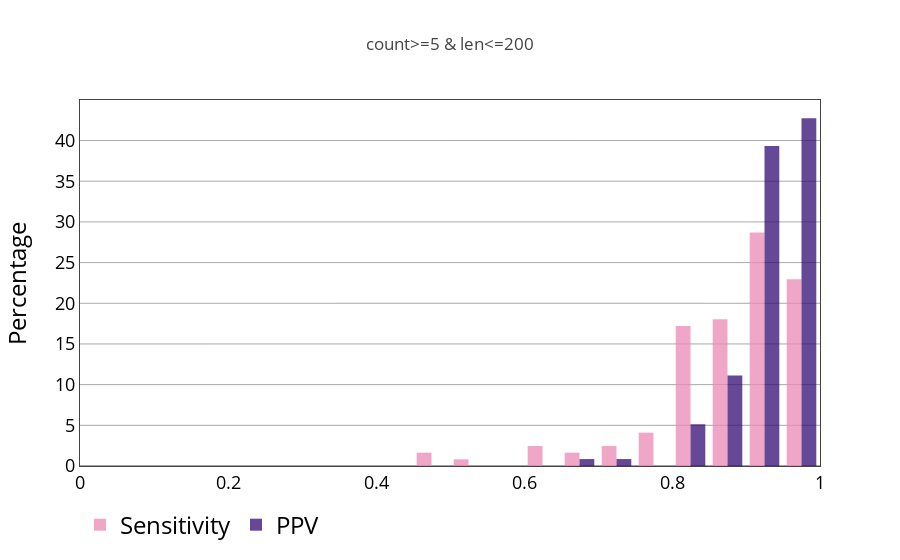

Notebook cell for this chart:
### Code cell
# fig = make_hist_2(df_metric[(df_metric['rnafold_count']>=5) & (df_metric['len'] <= 100)],
#                  'count>=5 & len<=100')
# iplot(fig)
fig = make_hist_2(df_metric[(df_metric['rnafold_count']>=5) & (df_metric['len'] <= 200)],
                 'count>=5 & len<=200')
iplot(fig)

### Figure 1 — Plotly figure (JSON) as saved in the notebook; plotly's stock layout.template omitted (floating-point values rounded to 4 significant figures; data arrays with more than 128 entries replaced by an {"elided": "..."} marker saying what was removed)
{"data": [{"histnorm": "percent", "marker": {"color": "#EB89B5"}, "name": "Sensitivity", "opacity": 0.75, "type": "histogram", "uid": "ec996770-4688-40bc-9462-e99c7eeae466", "x": {"elided": "315 float values"}, "xbins": {"end": 1, "size": 0.05, "start": 0}}, {"histnorm": "percent", "marker": {"color": "#330C73"}, "name": "PPV", "opacity": 0.75, "type": "histogram", "uid": "a146c3ba-b645-4807-b08b-1a6561ac0c51", "x": {"elided": "315 float values"}, "xbins": {"end": 1, "size": 0.05, "start": 0}}], "layout": {"legend": {"font": {"color": "#000", "size": 24}, "orientation": "h"}, "paper_bgcolor": "rgba(0,0,0,0)", "plot_bgcolor": "rgba(0,0,0,0)", "title": {"text": "count>=5 & len<=200"}, "xaxis": {"mirror": true, "range": [0, 1], "showgrid": false, "showline": true, "tickfont": {"color": "#000", "size": 18}, "title": {"font": {"color": "#000", "size": 24}}, "zeroline": false}, "yaxis": {"gridcolor": "darkgray", "gridwidth": 1, "mirror": true, "showgrid": true, "showline": true, "tickfont": {"color": "#000", "size": 18}, "title": {"font": {"color": "#000", "size": 24}, "text": "Percentage"}}}}
